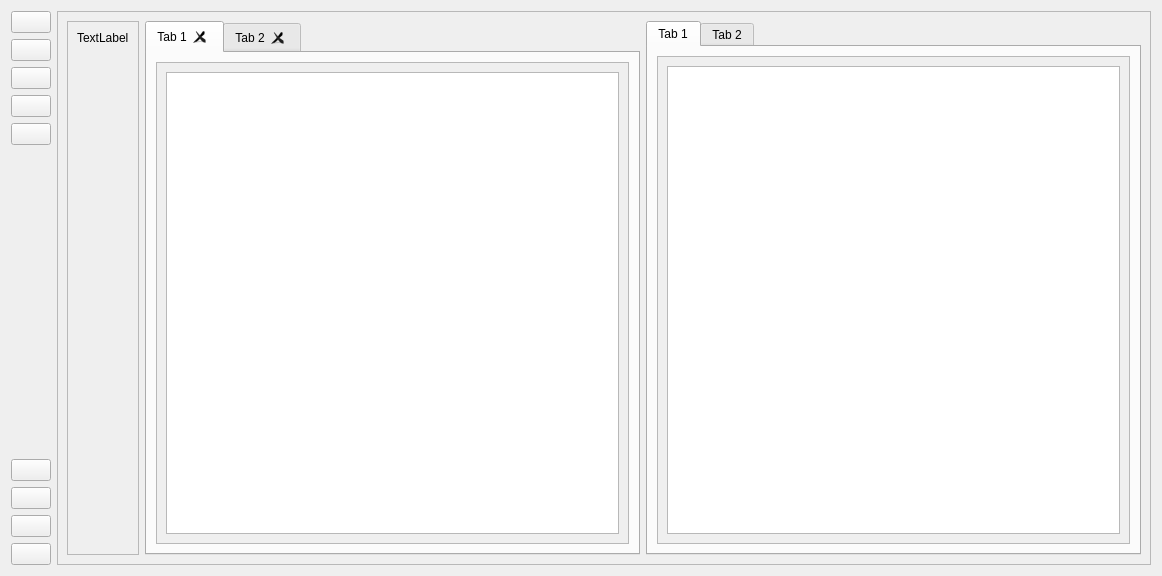
<?xml version="1.0" encoding="UTF-8"?>
<ui version="4.0">
 <class>Widget</class>
 <widget class="QWidget" name="Widget">
  <property name="geometry">
   <rect>
    <x>0</x>
    <y>0</y>
    <width>1162</width>
    <height>576</height>
   </rect>
  </property>
  <property name="minimumSize">
   <size>
    <width>575</width>
    <height>350</height>
   </size>
  </property>
  <property name="windowTitle">
   <string>RQTLL IDE</string>
  </property>
  <property name="windowIcon">
   <iconset>
    <normaloff>icons/logo.svg</normaloff>icons/logo.svg</iconset>
  </property>
  <layout class="QHBoxLayout" name="horizontalLayout">
   <item>
    <layout class="QVBoxLayout" name="verticalLayout_2">
     <item>
      <widget class="QPushButton" name="pushButton">
       <property name="sizePolicy">
        <sizepolicy hsizetype="Fixed" vsizetype="Fixed">
         <horstretch>0</horstretch>
         <verstretch>0</verstretch>
        </sizepolicy>
       </property>
       <property name="icon">
        <iconset>
         <normaloff>icons/code/default.svg</normaloff>icons/code/default.svg</iconset>
       </property>
      </widget>
     </item>
     <item>
      <widget class="QPushButton" name="pushButton_2">
       <property name="sizePolicy">
        <sizepolicy hsizetype="Fixed" vsizetype="Fixed">
         <horstretch>0</horstretch>
         <verstretch>0</verstretch>
        </sizepolicy>
       </property>
       <property name="icon">
        <iconset>
         <normaloff>icons/launch/default.svg</normaloff>icons/launch/default.svg</iconset>
       </property>
      </widget>
     </item>
     <item>
      <widget class="QPushButton" name="pushButton_3">
       <property name="sizePolicy">
        <sizepolicy hsizetype="Fixed" vsizetype="Fixed">
         <horstretch>0</horstretch>
         <verstretch>0</verstretch>
        </sizepolicy>
       </property>
       <property name="icon">
        <iconset>
         <normaloff>icons/teleop/default.svg</normaloff>icons/teleop/default.svg</iconset>
       </property>
      </widget>
     </item>
     <item>
      <widget class="QPushButton" name="pushButton_7">
       <property name="sizePolicy">
        <sizepolicy hsizetype="Fixed" vsizetype="Fixed">
         <horstretch>0</horstretch>
         <verstretch>0</verstretch>
        </sizepolicy>
       </property>
       <property name="icon">
        <iconset>
         <normaloff>icons/nodes/default.svg</normaloff>icons/nodes/default.svg</iconset>
       </property>
      </widget>
     </item>
     <item>
      <widget class="QPushButton" name="pushButton_8">
       <property name="sizePolicy">
        <sizepolicy hsizetype="Fixed" vsizetype="Fixed">
         <horstretch>0</horstretch>
         <verstretch>0</verstretch>
        </sizepolicy>
       </property>
       <property name="icon">
        <iconset>
         <normaloff>icons/ssh/default.svg</normaloff>icons/ssh/default.svg</iconset>
       </property>
      </widget>
     </item>
     <item>
      <spacer name="verticalSpacer">
       <property name="orientation">
        <enum>Qt::Orientation::Vertical</enum>
       </property>
       <property name="sizeType">
        <enum>QSizePolicy::Policy::MinimumExpanding</enum>
       </property>
       <property name="sizeHint" stdset="0">
        <size>
         <width>20</width>
         <height>20</height>
        </size>
       </property>
      </spacer>
     </item>
     <item>
      <widget class="QPushButton" name="pushButton_4">
       <property name="sizePolicy">
        <sizepolicy hsizetype="Fixed" vsizetype="Fixed">
         <horstretch>0</horstretch>
         <verstretch>0</verstretch>
        </sizepolicy>
       </property>
       <property name="icon">
        <iconset>
         <normaloff>icons/3d/default.svg</normaloff>icons/3d/default.svg</iconset>
       </property>
      </widget>
     </item>
     <item>
      <widget class="QPushButton" name="pushButton_5">
       <property name="sizePolicy">
        <sizepolicy hsizetype="Fixed" vsizetype="Fixed">
         <horstretch>0</horstretch>
         <verstretch>0</verstretch>
        </sizepolicy>
       </property>
       <property name="icon">
        <iconset>
         <normaloff>icons/emulator/default.svg</normaloff>icons/emulator/default.svg</iconset>
       </property>
      </widget>
     </item>
     <item>
      <widget class="QPushButton" name="pushButton_6">
       <property name="sizePolicy">
        <sizepolicy hsizetype="Fixed" vsizetype="Fixed">
         <horstretch>0</horstretch>
         <verstretch>0</verstretch>
        </sizepolicy>
       </property>
       <property name="icon">
        <iconset>
         <normaloff>icons/widgets/default.svg</normaloff>icons/widgets/default.svg</iconset>
       </property>
      </widget>
     </item>
     <item>
      <widget class="QPushButton" name="pushButton_9">
       <property name="sizePolicy">
        <sizepolicy hsizetype="Fixed" vsizetype="Fixed">
         <horstretch>0</horstretch>
         <verstretch>0</verstretch>
        </sizepolicy>
       </property>
       <property name="icon">
        <iconset>
         <normaloff>icons/package/default.svg</normaloff>icons/package/default.svg</iconset>
       </property>
      </widget>
     </item>
    </layout>
   </item>
   <item>
    <layout class="QVBoxLayout" name="verticalLayout_3">
     <item>
      <widget class="QFrame" name="frame">
       <property name="sizePolicy">
        <sizepolicy hsizetype="MinimumExpanding" vsizetype="MinimumExpanding">
         <horstretch>0</horstretch>
         <verstretch>0</verstretch>
        </sizepolicy>
       </property>
       <property name="frameShape">
        <enum>QFrame::Shape::StyledPanel</enum>
       </property>
       <property name="frameShadow">
        <enum>QFrame::Shadow::Raised</enum>
       </property>
       <layout class="QHBoxLayout" name="horizontalLayout_2">
        <item>
         <widget class="QScrollArea" name="scrollArea">
          <property name="sizePolicy">
           <sizepolicy hsizetype="Preferred" vsizetype="Expanding">
            <horstretch>0</horstretch>
            <verstretch>0</verstretch>
           </sizepolicy>
          </property>
          <property name="widgetResizable">
           <bool>true</bool>
          </property>
          <widget class="QWidget" name="scrollAreaWidgetContents">
           <property name="geometry">
            <rect>
             <x>0</x>
             <y>0</y>
             <width>84</width>
             <height>534</height>
            </rect>
           </property>
           <layout class="QVBoxLayout" name="verticalLayout">
            <item>
             <widget class="QLabel" name="label">
              <property name="text">
               <string>TextLabel</string>
              </property>
             </widget>
            </item>
            <item>
             <spacer name="verticalSpacer_2">
              <property name="orientation">
               <enum>Qt::Orientation::Vertical</enum>
              </property>
              <property name="sizeHint" stdset="0">
               <size>
                <width>20</width>
                <height>489</height>
               </size>
              </property>
             </spacer>
            </item>
           </layout>
          </widget>
         </widget>
        </item>
        <item>
         <widget class="QTabWidget" name="tabWidget">
          <property name="tabPosition">
           <enum>QTabWidget::TabPosition::North</enum>
          </property>
          <property name="currentIndex">
           <number>0</number>
          </property>
          <property name="documentMode">
           <bool>false</bool>
          </property>
          <property name="tabsClosable">
           <bool>true</bool>
          </property>
          <property name="movable">
           <bool>true</bool>
          </property>
          <property name="tabBarAutoHide">
           <bool>true</bool>
          </property>
          <widget class="QWidget" name="tab">
           <attribute name="title">
            <string>Tab 1</string>
           </attribute>
           <layout class="QVBoxLayout" name="verticalLayout_6">
            <item>
             <widget class="QScrollArea" name="scrollArea_2">
              <property name="widgetResizable">
               <bool>true</bool>
              </property>
              <widget class="QWidget" name="scrollAreaWidgetContents_2">
               <property name="geometry">
                <rect>
                 <x>0</x>
                 <y>0</y>
                 <width>458</width>
                 <height>482</height>
                </rect>
               </property>
               <layout class="QVBoxLayout" name="verticalLayout_4">
                <item>
                 <widget class="QPlainTextEdit" name="plainTextEdit">
                  <property name="tabStopDistance">
                   <double>30.000000000000000</double>
                  </property>
                 </widget>
                </item>
               </layout>
              </widget>
             </widget>
            </item>
           </layout>
          </widget>
          <widget class="QWidget" name="tab_2">
           <attribute name="title">
            <string>Tab 2</string>
           </attribute>
          </widget>
         </widget>
        </item>
        <item>
         <widget class="QTabWidget" name="tabWidget_2">
          <widget class="QWidget" name="tab_3">
           <attribute name="title">
            <string>Tab 1</string>
           </attribute>
           <layout class="QVBoxLayout" name="verticalLayout_7">
            <item>
             <widget class="QScrollArea" name="scrollArea_3">
              <property name="widgetResizable">
               <bool>true</bool>
              </property>
              <widget class="QWidget" name="scrollAreaWidgetContents_3">
               <property name="geometry">
                <rect>
                 <x>0</x>
                 <y>0</y>
                 <width>458</width>
                 <height>484</height>
                </rect>
               </property>
               <layout class="QVBoxLayout" name="verticalLayout_5">
                <item>
                 <widget class="QPlainTextEdit" name="plainTextEdit_2"/>
                </item>
               </layout>
              </widget>
             </widget>
            </item>
           </layout>
          </widget>
          <widget class="QWidget" name="tab_4">
           <attribute name="title">
            <string>Tab 2</string>
           </attribute>
          </widget>
         </widget>
        </item>
       </layout>
      </widget>
     </item>
    </layout>
   </item>
  </layout>
 </widget>
 <resources/>
 <connections/>
</ui>
